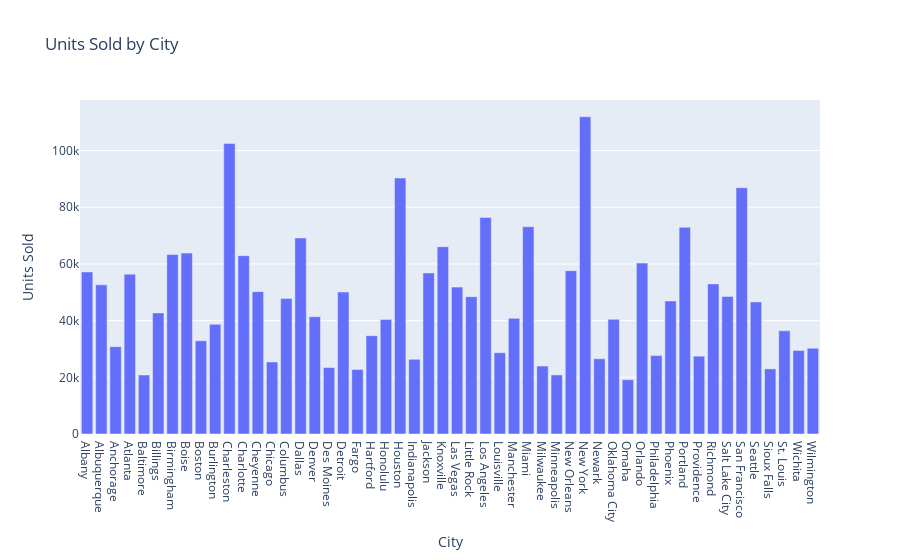

Write notebook code for a chart like this one.
### Markdown cell above
### 8. Units Sold by City

### Code cell
city_sales = df.groupby('City')['UnitsSold'].sum().reset_index()
fig = px.bar(city_sales, x='City', y='UnitsSold', title='Units Sold by City',
             labels={'UnitsSold':'Units Sold'})
fig.show()

### Figure 1 — Plotly figure (JSON) as saved in the notebook; plotly's stock layout.template omitted (floating-point values rounded to 4 significant figures)
{"data": [{"alignmentgroup": "True", "hovertemplate": "City=%{x}<br>Units Sold=%{y}<extra></extra>", "legendgroup": "", "marker": {"color": "#636efa", "pattern": {"shape": ""}}, "name": "", "offsetgroup": "", "orientation": "v", "showlegend": false, "textposition": "auto", "type": "bar", "x": ["Albany", "Albuquerque", "Anchorage", "Atlanta", "Baltimore", "Billings", "Birmingham", "Boise", "Boston", "Burlington", "Charleston", "Charlotte", "Cheyenne", "Chicago", "Columbus", "Dallas", "Denver", "Des Moines", "Detroit", "Fargo", "Hartford", "Honolulu", "Houston", "Indianapolis", "Jackson", "Knoxville", "Las Vegas", "Little Rock", "Los Angeles", "Louisville", "Manchester", "Miami", "Milwaukee", "Minneapolis", "New Orleans", "New York", "Newark", "Oklahoma City", "Omaha", "Orlando", "Philadelphia", "Phoenix", "Portland", "Providence", "Richmond", "Salt Lake City", "San Francisco", "Seattle", "Sioux Falls", "St. Louis", "Wichita", "Wilmington"], "xaxis": "x", "y": [57186, 52633, 30815, 56391, 20818, 42713, 63327, 63827, 32895, 38685, 102483, 62936, 50228, 25407, 47781, 69178, 41378, 23446, 50095, 22781, 34696, 40375, 90322, 26332, 56814, 66077, 51831, 48468, 76384, 28664, 40812, 73135, 23950, 20838, 57615, 111954, 26540, 40459, 19154, 60295, 27662, 46919, 72946, 27473, 52969, 48548, 86900, 46611, 22973, 36404, 29463, 30275], "yaxis": "y"}], "layout": {"barmode": "relative", "legend": {"tracegroupgap": 0}, "title": {"text": "Units Sold by City"}, "xaxis": {"anchor": "y", "domain": [0, 1], "title": {"text": "City"}}, "yaxis": {"anchor": "x", "domain": [0, 1], "title": {"text": "Units Sold"}}}}
